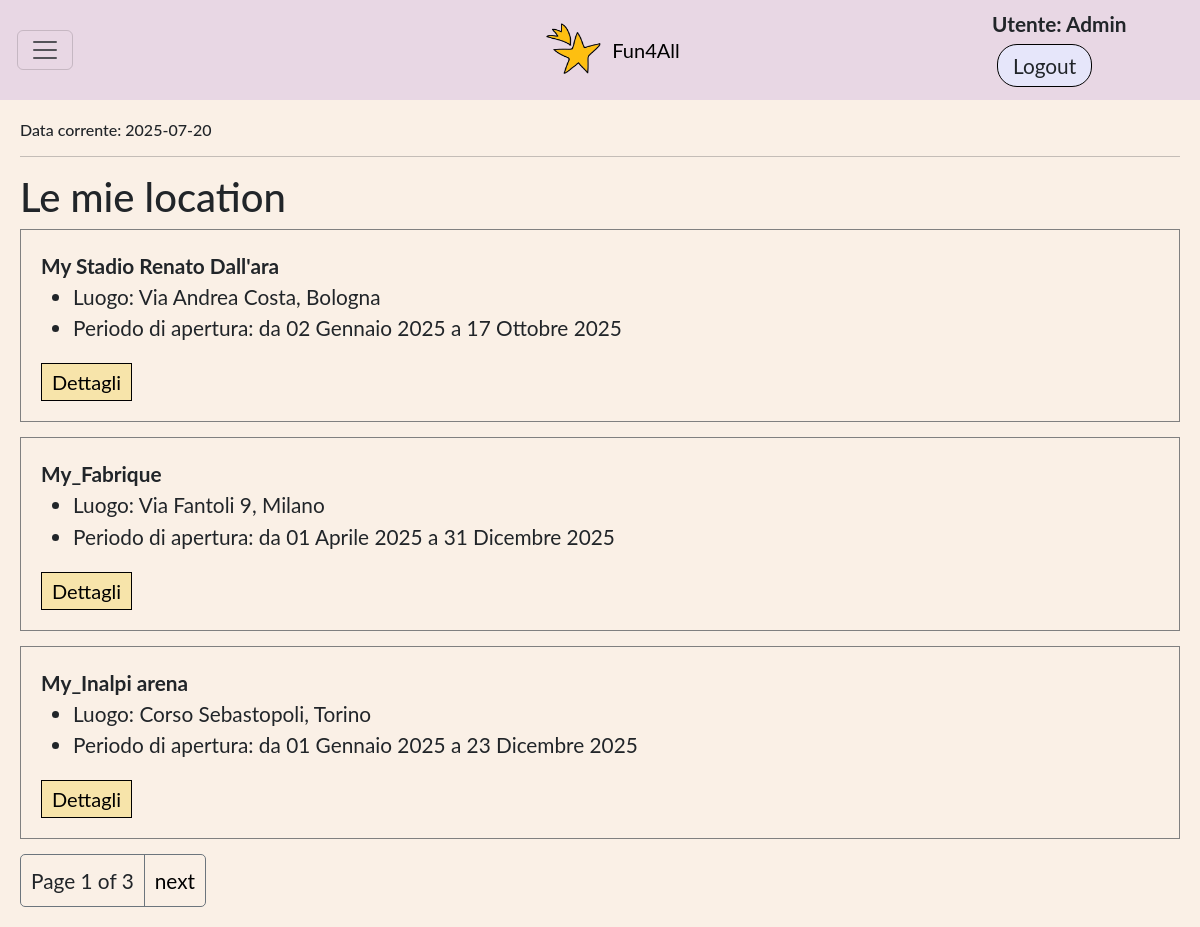
The page /locations/ (signed in) on the database as committed earlier.
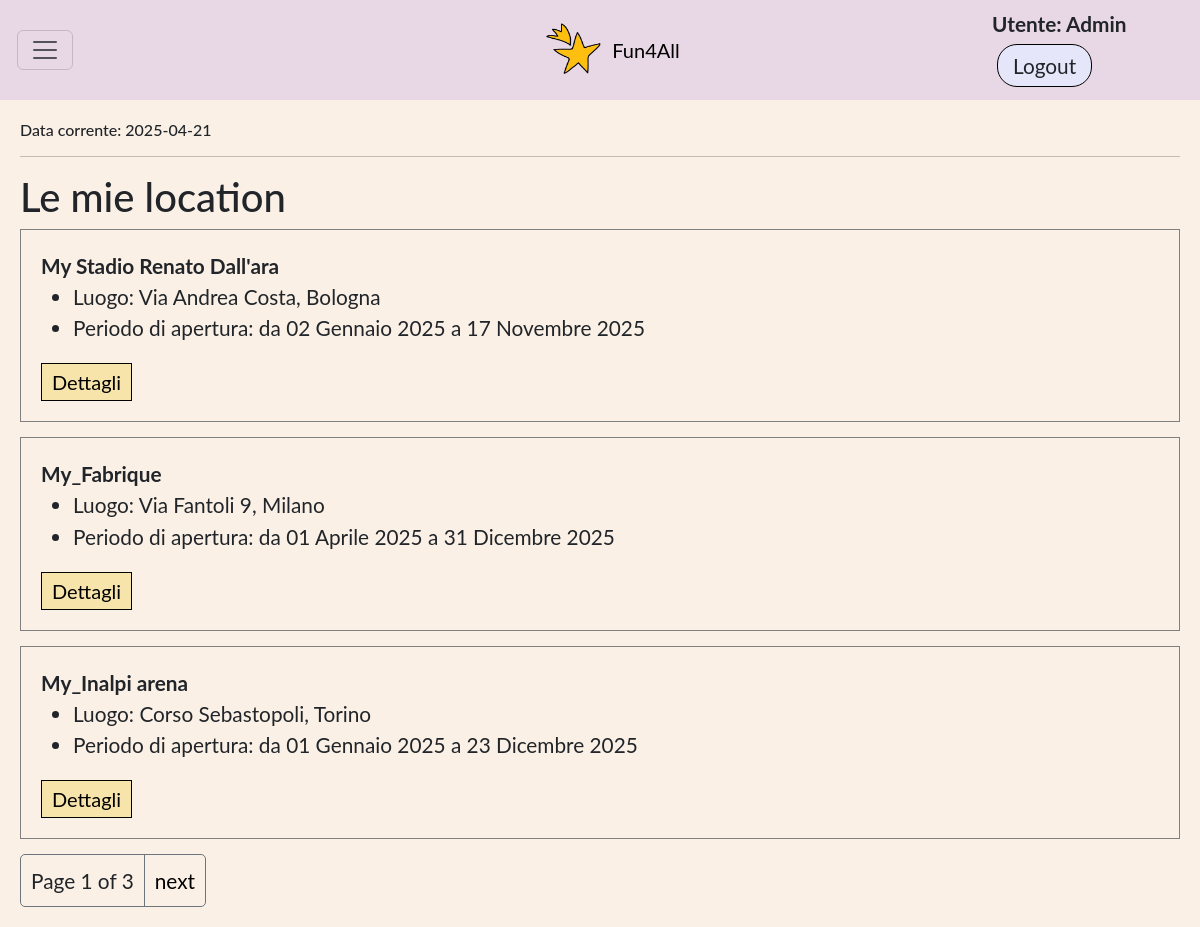
The same page on the database as committed later.
### app_fun4all/models.py (models this page shows, shortened)
class DataFittizia(models.Model):
    data_fittizia = models.DateField(validators=[valida_data_2025])
    admin = models.ForeignKey(User, on_delete=models.SET_NULL, null=True, blank=True)
    def __str__(self):
        return f"Data corrente: {self.data_fittizia}"
    class Meta:
        verbose_name_plural = 'Data Fittizia'
        permissions = (('can_manage_data_fittizia', 'Can manage Data Fittizia'),)

class Location(models.Model):
    nome = models.CharField(max_length=50)
    proprietario = models.ForeignKey(User, on_delete=models.SET_NULL, null=True, blank=True, related_name='locations' )
    luogo = models.CharField(max_length=100)
    capienza = models.PositiveIntegerField(validators=[MinValueValidator(1)])
    costo = models.PositiveIntegerField()
    data_apertura = models.DateField(validators=[valida_data_2025])
    data_chiusura = models.DateField(validators=[valida_data_2025])
    data_corrente = models.ForeignKey(DataFittizia, on_delete=models.PROTECT, null=True, blank=True, related_name='locations')
    Stato =[
        ('A', 'Attivo'),
        ('I', 'Inattivo'),
    ]
    stato = models.CharField(max_length=1, choices=Stato, default='A') #choices genera get_stato_display() che restituisce la descrizione dello stato
    class Meta:
        verbose_name_plural = 'Locations'
        permissions = (('can_manage_location', 'Can manage location'),)

### app_fun4all/views.py (the view)
# urls.py: path('locations/', views.LocationListView.as_view(), name='locations'),
class LocationListView(LoginRequiredMixin,PermissionRequiredMixin,generic.ListView): #CBV della lista delle location con i loro dati
    login_url = '/accounts/login/'
    model = Location
    paginate_by = 3
    permission_required = 'app_fun4all.can_manage_location'
    raise_exception = True
    def get_queryset(self):
        if self.request.user.is_superuser or self.request.user.is_staff:
            all_locations = Location.objects.all()
        else:
            all_locations = Location.objects.filter(proprietario=self.request.user)
        return all_locations.order_by('nome')

### app_fun4all/views.py (called while the page is built)
def data_corrente(request): #FBV che restituisce la data fittizia
    return { 'data_corrente': DataFittizia.objects.first() }

### app_fun4all/templates/app_fun4all/location_list.html
{% extends 'base_generic.html' %}
{% block content %}
  <h1>Le mie location</h1>
    {%if location_list%}
      {% for location in location_list %}
        <div class="sezione">
          <b>{{ location.nome }}</b>
          <ul>
            <li> Luogo: {{ location.luogo }}</li>
            {%if location.stato == 'A'%}
            <li> Periodo di apertura: da {{ location.data_apertura }} a {{ location.data_chiusura }}</li>
            {%else%}<li>Chiuso</li>{%endif%}
          </ul>
          <a href="{% url 'location-detail' location.pk %}" class = "btn-link">Dettagli</a>
        </div>
      {% endfor %}
    {% else %}
      <div class="sezione"><h4>Non ci sono location.</h4></div>
    {% endif %}
{% endblock %}

### app_fun4all/templates/base_generic.html (shortened to what this page needs)
<!DOCTYPE html>
<html lang="en">
<head>
    {% load static %}
    <link rel="stylesheet" href="https://cdn.jsdelivr.net/npm/bootstrap@5.3.0/dist/css/bootstrap.min.css">
    <link rel="stylesheet" href="{% static 'css/style.css' %}">
    <link rel="stylesheet" href="{% static 'css/home_layout.css' %}">
</head>
<body>
    <div class="box">
        {% block sidebar %}
            <nav class="navbar" style="background-color:rgb(232, 215, 228)">
                <div class="container-fluid d-flex align-items-center">
                    <div class="col-2">
                        {% if user.is_authenticated %}
                            <button class="navbar-toggler"
                                    type="button"
                                    data-bs-toggle="collapse"
                                    data-bs-target="#funzionalita"
                                    aria-expanded="false"
                                    aria-controls="funzionalita"
                                    aria-label="Toggle navigation">
                                <span class="navbar-toggler-icon"></span>
                            </button>
                        {% endif %}
                    </div>
                    <div class="col-8 text-center">
                        <a class="navbar-brand" href="{% url 'home' %}" style="display:flex;align-items:center;justify-content:center;">
                        <img src="{% static 'images/favicon.png' %}" alt="Logo" width="60" height="54" class="d-inline-block align-text-top me-2">
                        Fun4All
                    </a>
                    </div>
                    <div class="col-2 text-end">
                        {% if user.is_authenticated %}
                        <div class="autent ">
                            <span style="margin-right: 15px; font-weight: bold;"> Utente: {{ user.get_username }}</span>
                            <form style="display:inline" method="post" action="{% url 'logout' %}?next={% url 'home' %}">
                                <button class="btn">Logout</button>
                            </form>
                        </div>
                         {% else %}
                        <div class="autent ">
                            <a class="btn" href="{% url 'resetlogin' request.path %}">Login</a>
                            <a class="btn" href="{% url 'signup' request.path %}">Signup</a>
                        </div>
                        {% endif %}
                    </div>
                </div>
            </nav>
        {% endblock %}
        <div class="contenuto-principale" id="main-content">
            <h6>{{ data_corrente }}</h6>
            <hr>
            {% block content %}{% endblock %}
            {% block pagination %}
                {% if is_paginated %}
                    <div class="pagination">
                        <span style="padding: 10px;">Page {{ page_obj.number }} of {{ page_obj.paginator.num_pages }}</span>
                        {% if page_obj.has_next %}
                            <a style="border-left: 1px solid #6C757D;" href="{{ request.path }}?page={{ page_obj.next_page_number }}">next</a>
                        {% endif %}
                    </div>
                {% endif %}
            {% endblock %}
        </div>
    </div>
</body>
</html>

Rows that differ between the two databases and show on the page:
changed DataFittizia: data_fittizia "Data corrente: 2025-07-20" → "Data corrente: 2025-04-21"
changed Location "My Stadio Renato Dall'ara": data_chiusura "17 Ottobre 2025" → "17 Novembre 2025"
